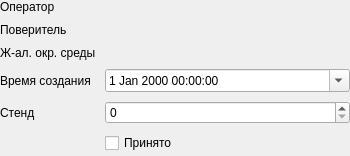
<?xml version="1.0" encoding="UTF-8"?>
<ui version="4.0">
 <class>Dialog</class>
 <widget class="QDialog" name="Dialog">
  <property name="geometry">
   <rect>
    <x>0</x>
    <y>0</y>
    <width>350</width>
    <height>156</height>
   </rect>
  </property>
  <property name="minimumSize">
   <size>
    <width>350</width>
    <height>156</height>
   </size>
  </property>
  <property name="windowTitle">
   <string>Dialog</string>
  </property>
  <layout class="QVBoxLayout" name="verticalLayout">
   <property name="spacing">
    <number>9</number>
   </property>
   <property name="margin">
    <number>0</number>
   </property>
   <item>
    <layout class="QFormLayout" name="formLayout">
     <property name="fieldGrowthPolicy">
      <enum>QFormLayout::AllNonFixedFieldsGrow</enum>
     </property>
     <item row="0" column="0">
      <widget class="QLabel" name="label">
       <property name="text">
        <string>Оператор</string>
       </property>
       <property name="buddy">
        <cstring>ebOperator</cstring>
       </property>
      </widget>
     </item>
     <item row="1" column="0">
      <widget class="QLabel" name="label_2">
       <property name="text">
        <string>Поверитель</string>
       </property>
       <property name="buddy">
        <cstring>ebSupervisor</cstring>
       </property>
      </widget>
     </item>
     <item row="2" column="0">
      <widget class="QLabel" name="label_3">
       <property name="text">
        <string>Ж-ал. окр. среды</string>
       </property>
       <property name="buddy">
        <cstring>ebClimat</cstring>
       </property>
      </widget>
     </item>
     <item row="3" column="0">
      <widget class="QLabel" name="label_4">
       <property name="text">
        <string>Время создания</string>
       </property>
       <property name="buddy">
        <cstring>dtCreateDateTime</cstring>
       </property>
      </widget>
     </item>
     <item row="3" column="1">
      <widget class="QDateTimeEdit" name="dtCreateDateTime">
       <property name="calendarPopup">
        <bool>true</bool>
       </property>
       <property name="field" stdset="0">
        <string>createdatetime</string>
       </property>
      </widget>
     </item>
     <item row="4" column="0">
      <widget class="QLabel" name="label_5">
       <property name="text">
        <string>Стенд</string>
       </property>
       <property name="buddy">
        <cstring>sbStandNumber</cstring>
       </property>
      </widget>
     </item>
     <item row="4" column="1">
      <widget class="QSpinBox" name="sbStandNumber">
       <property name="maximum">
        <number>20</number>
       </property>
       <property name="field" stdset="0">
        <string>stand</string>
       </property>
      </widget>
     </item>
     <item row="5" column="1">
      <widget class="QCheckBox" name="cbAccepted">
       <property name="text">
        <string>Принято</string>
       </property>
       <property name="field" stdset="0">
        <string>accepted</string>
       </property>
      </widget>
     </item>
     <item row="0" column="1">
      <widget class="EllipsisComboBox" name="ebOperator">
       <property name="focusPolicy">
        <enum>Qt::WheelFocus</enum>
       </property>
       <property name="reference">
        <string>operator</string>
       </property>
       <property name="ellipsisVisible">
        <bool>true</bool>
       </property>
       <property name="field" stdset="0">
        <string>operator</string>
       </property>
      </widget>
     </item>
     <item row="1" column="1">
      <widget class="EllipsisComboBox" name="ebSupervisor">
       <property name="focusPolicy">
        <enum>Qt::WheelFocus</enum>
       </property>
       <property name="reference">
        <string>operator</string>
       </property>
       <property name="field" stdset="0">
        <string>supervisor</string>
       </property>
      </widget>
     </item>
     <item row="2" column="1">
      <widget class="EllipsisComboBox" name="ebClimat">
       <property name="focusPolicy">
        <enum>Qt::WheelFocus</enum>
       </property>
       <property name="reference">
        <string>climat</string>
       </property>
       <property name="field" stdset="0">
        <string>climat</string>
       </property>
      </widget>
     </item>
    </layout>
   </item>
  </layout>
 </widget>
 <customwidgets>
  <customwidget>
   <class>EllipsisComboBox</class>
   <extends>QWidget</extends>
   <header>electrolab.gui.ellipsiscombobox</header>
  </customwidget>
 </customwidgets>
 <tabstops>
  <tabstop>ebOperator</tabstop>
  <tabstop>ebSupervisor</tabstop>
  <tabstop>ebClimat</tabstop>
  <tabstop>dtCreateDateTime</tabstop>
  <tabstop>sbStandNumber</tabstop>
  <tabstop>cbAccepted</tabstop>
 </tabstops>
 <resources/>
 <connections/>
</ui>
